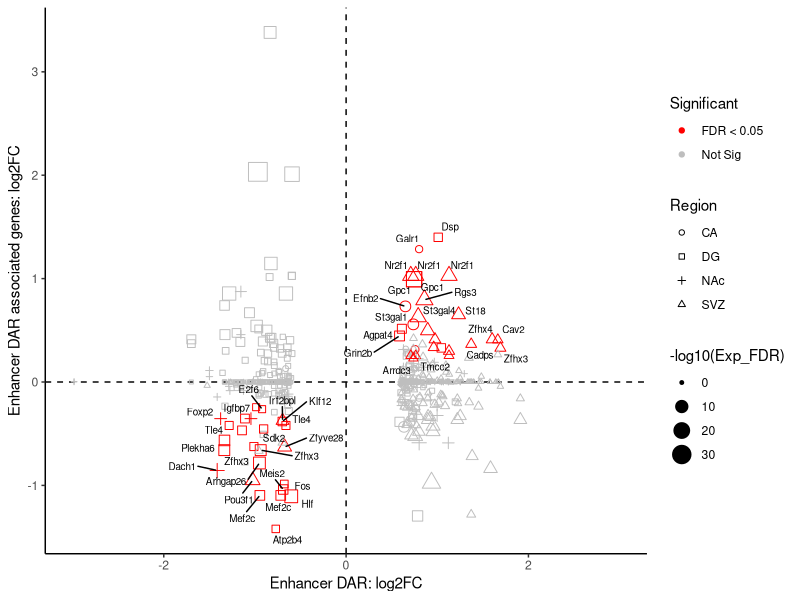

Reproduce this figure in R.
library(ggplot2)
require("ggrepel")
data<-read.table("Fig4e_DAR_enhancer_Gene_Exp.txt",header = T)
f<-data
f$Significant <- ifelse(f$Exp_FDR < 0.05 & (f$DAR_logFC*f$Exp_logFC > 0), "FDR < 0.05", "Not Sig")

ggplot(f, aes(x = (-1)*DAR_logFC, y = (-1)*Exp_logFC, shape = Region,size=-log10(Exp_FDR)))+
  geom_hline(yintercept=0, linetype="dashed")+
  geom_vline(xintercept = 0, linetype="dashed")+
  geom_point(aes(color = Significant))+
  scale_color_manual(values = c("red", "grey")) +
  coord_cartesian(xlim = c(-3, 3))+
  scale_shape_manual(values = c(1,0, 3,2))+
  xlab("Enhancer DAR: log2FC") +
  ylab("Enhancer DAR associated genes: log2FC") +
  theme_classic()+
  geom_text_repel(data = subset(f, Significant=="FDR < 0.05"),
                  aes(label = Gene),size = 2.5)